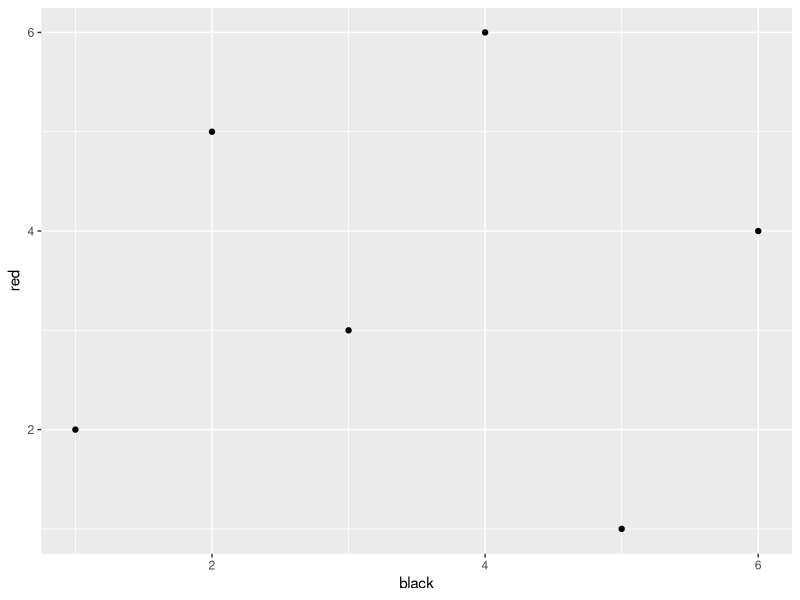

This chart was generated by the following R code:
library("ggplot2")
#################################################################################
#################################################################################
#################################################################################
## Complete the task below, source the script and submit the code hash number.
 


## Write the function described in the quiz question and make sure to name
## the function simplePlot.
## NOTE that the function will be called by the script with its own input,
## so do not provide the data or call the function when generating the hash value.

# insert function called simplePlot here.

simplePlot <- function(df){
  g <- ggplot(data = df) +
    geom_point(mapping = aes(x = black, y = red))
  return(g)
}
 
#################################################################################
###################### Do not edit the code below this line! ####################
 dfx<-list(structure(list(white = c(6L, 2L, 4L, 3L, 1L, 5L), green = c(2L, 
4L, 3L, 5L, 1L, 6L), blue = c(6L, 3L, 2L, 4L, 1L, 5L), black = c(2L, 
1L, 6L, 5L, 3L, 4L), red = c(5L, 2L, 4L, 1L, 3L, 6L)), class = "data.frame", row.names = c(NA, 
-6L)), structure(list(white = c(6L, 1L, 2L, 5L, 3L, 4L), green = c(5L, 
3L, 2L, 6L, 4L, 1L), blue = c(6L, 5L, 3L, 4L, 1L, 2L), black = c(1L, 
5L, 3L, 2L, 6L, 4L), red = c(3L, 4L, 5L, 6L, 2L, 1L)), class = "data.frame", row.names = c(NA, 
-6L)), structure(list(white = c(5L, 2L, 3L, 4L, 6L, 1L), green = c(2L, 
4L, 5L, 6L, 1L, 3L), blue = c(4L, 2L, 6L, 3L, 1L, 5L), black = c(1L, 
5L, 6L, 4L, 3L, 2L), red = c(2L, 4L, 1L, 5L, 6L, 3L)), class = "data.frame", row.names = c(NA, 
-6L)), structure(list(white = c(3L, 5L, 6L, 4L, 2L, 1L), green = c(6L, 
1L, 3L, 2L, 5L, 4L), blue = c(6L, 5L, 1L, 4L, 2L, 3L), black = c(5L, 
1L, 3L, 4L, 2L, 6L), red = c(4L, 1L, 5L, 3L, 2L, 6L)), class = "data.frame", row.names = c(NA, 
-6L)), structure(list(white = c(3L, 5L, 1L, 4L, 2L, 6L), green = c(4L, 
6L, 2L, 3L, 1L, 5L), blue = c(6L, 4L, 1L, 2L, 3L, 5L), black = c(2L, 
4L, 6L, 1L, 3L, 5L), red = c(4L, 1L, 6L, 3L, 2L, 5L)), class = "data.frame", row.names = c(NA, 
-6L)), structure(list(white = c(4L, 3L, 6L, 5L, 2L, 1L), green = c(1L, 
3L, 4L, 5L, 2L, 6L), blue = c(1L, 2L, 4L, 5L, 3L, 6L), black = c(4L, 
3L, 2L, 6L, 5L, 1L), red = c(3L, 4L, 1L, 6L, 2L, 5L)), class = "data.frame", row.names = c(NA, 
-6L)), structure(list(white = c(5L, 3L, 4L, 1L, 2L, 6L), green = c(1L, 
5L, 3L, 2L, 4L, 6L), blue = c(3L, 6L, 2L, 5L, 4L, 1L), black = c(6L, 
1L, 3L, 5L, 4L, 2L), red = c(1L, 5L, 3L, 4L, 6L, 2L)), class = "data.frame", row.names = c(NA, 
-6L)), structure(list(white = c(5L, 6L, 1L, 4L, 2L, 3L), green = c(4L, 
5L, 3L, 6L, 2L, 1L), blue = c(6L, 1L, 5L, 2L, 4L, 3L), black = c(3L, 
5L, 6L, 1L, 2L, 4L), red = c(5L, 6L, 3L, 2L, 4L, 1L)), class = "data.frame", row.names = c(NA, 
-6L)), structure(list(white = c(6L, 1L, 5L, 2L, 3L, 4L), green = c(4L, 
2L, 5L, 3L, 6L, 1L), blue = c(1L, 6L, 3L, 4L, 5L, 2L), black = c(6L, 
2L, 4L, 3L, 5L, 1L), red = c(2L, 4L, 3L, 5L, 6L, 1L)), class = "data.frame", row.names = c(NA, 
-6L)), structure(list(white = c(2L, 3L, 4L, 1L, 5L, 6L), green = c(3L, 
6L, 5L, 1L, 4L, 2L), blue = c(2L, 1L, 3L, 4L, 5L, 6L), black = c(4L, 
5L, 6L, 2L, 3L, 1L), red = c(5L, 4L, 1L, 6L, 2L, 3L)), class = "data.frame", row.names = c(NA, 
-6L)), structure(list(white = c(5L, 4L, 1L, 3L, 6L, 2L), green = c(5L, 
1L, 3L, 2L, 6L, 4L), blue = c(4L, 1L, 5L, 2L, 6L, 3L), black = c(5L, 
2L, 4L, 1L, 6L, 3L), red = c(1L, 6L, 3L, 4L, 2L, 5L)), class = "data.frame", row.names = c(NA, 
-6L)), structure(list(white = c(4L, 6L, 1L, 3L, 5L, 2L), green = c(1L, 
5L, 6L, 3L, 4L, 2L), blue = c(4L, 6L, 2L, 5L, 3L, 1L), black = c(1L, 
5L, 2L, 3L, 4L, 6L), red = c(4L, 6L, 2L, 1L, 5L, 3L)), class = "data.frame", row.names = c(NA, 
-6L)), structure(list(white = c(1L, 5L, 6L, 2L, 4L, 3L), green = c(4L, 
2L, 3L, 5L, 6L, 1L), blue = c(5L, 1L, 6L, 4L, 3L, 2L), black = c(1L, 
4L, 3L, 2L, 6L, 5L), red = c(3L, 5L, 6L, 2L, 4L, 1L)), class = "data.frame", row.names = c(NA, 
-6L)), structure(list(white = c(2L, 4L, 3L, 5L, 6L, 1L), green = c(4L, 
1L, 5L, 6L, 2L, 3L), blue = c(3L, 2L, 1L, 6L, 5L, 4L), black = c(1L, 
2L, 4L, 6L, 3L, 5L), red = c(3L, 2L, 1L, 4L, 6L, 5L)), class = "data.frame", row.names = c(NA, 
-6L)), structure(list(white = c(1L, 3L, 6L, 2L, 5L, 4L), green = c(5L, 
2L, 4L, 6L, 1L, 3L), blue = c(3L, 2L, 5L, 1L, 4L, 6L), black = c(3L, 
4L, 6L, 5L, 2L, 1L), red = c(6L, 2L, 1L, 3L, 4L, 5L)), class = "data.frame", row.names = c(NA, 
-6L)), structure(list(white = c(3L, 6L, 4L, 2L, 5L, 1L), green = c(2L, 
3L, 1L, 6L, 4L, 5L), blue = c(6L, 3L, 1L, 2L, 5L, 4L), black = c(5L, 
4L, 2L, 6L, 1L, 3L), red = c(4L, 2L, 5L, 3L, 6L, 1L)), class = "data.frame", row.names = c(NA, 
-6L)), structure(list(white = c(5L, 1L, 3L, 4L, 6L, 2L), green = c(2L, 
6L, 5L, 1L, 3L, 4L), blue = c(2L, 1L, 6L, 3L, 5L, 4L), black = c(6L, 
5L, 3L, 2L, 4L, 1L), red = c(3L, 1L, 6L, 5L, 2L, 4L)), class = "data.frame", row.names = c(NA, 
-6L)), structure(list(white = c(1L, 3L, 2L, 6L, 5L, 4L), green = c(2L, 
5L, 3L, 4L, 1L, 6L), blue = c(3L, 4L, 5L, 6L, 1L, 2L), black = c(5L, 
2L, 3L, 4L, 1L, 6L), red = c(5L, 2L, 6L, 1L, 3L, 4L)), class = "data.frame", row.names = c(NA, 
-6L)), structure(list(white = c(2L, 4L, 1L, 6L, 3L, 5L), green = c(3L, 
1L, 5L, 6L, 4L, 2L), blue = c(6L, 2L, 3L, 5L, 1L, 4L), black = c(4L, 
6L, 2L, 3L, 5L, 1L), red = c(4L, 2L, 3L, 1L, 6L, 5L)), class = "data.frame", row.names = c(NA, 
-6L)), structure(list(white = c(4L, 1L, 5L, 2L, 6L, 3L), green = c(5L, 
1L, 3L, 4L, 2L, 6L), blue = c(6L, 3L, 1L, 4L, 2L, 5L), black = c(5L, 
2L, 6L, 1L, 3L, 4L), red = c(5L, 6L, 1L, 2L, 3L, 4L)), class = "data.frame", row.names = c(NA, 
-6L))); options(scipen = 999);extractPoints<-function(g){gl<-layer_data(g);return(c(gl$x,gl$y))};mid<-unlist(lapply(lapply(dfx,simplePlot),extractPoints));
nid<-as.integer(sapply(strsplit(paste(mid, collapse = ""),"")[[1]], charToRaw));mnid=c(113);lnid<-length(nid);for(a in 2:lnid){mnid<-c(mnid,(mnid[a-1]*113) %% 1000)};hash<-sum(abs(diff(mnid*nid)))%%1e5; 
cat("Provide the followning code hash value as your quiz question answer:", hash, "
")
cat("Test input:","
")
print(dfx[[1]])
print("Test output")
print(simplePlot(dfx[[1]]))

